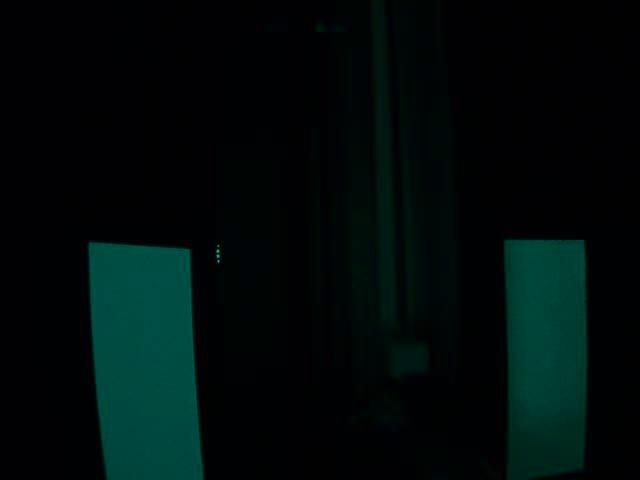
#> input picture 1ftH1ftD0Angle0Brightness.jpg, 640 x 480 px, given in place of video, which was not available
$ python PhoneStreamThresh.py
#> lines starting #> are read from the running program, lines starting #| are printed output that depends on the picture; after the words box and inside, x2 and y2 are one past the last pixel; in counts of white or black regions, pixels touching at a corner belong together; pictures that were not available may be replaced by others from this repository, and a replacement may not be noted
import numpy as np
import cv2

cap = cv2.VideoCapture("http://192.168.1.177:1181/video")

while(True):

    ret, frame = cap.read()
#> frame is the input picture: shape (480, 640, 3); mean B, G, R 10.9, 11.5, 0.7
    blank_image = np.zeros((640,480,3), np.uint8)
    gray = cv2.cvtColor(frame, cv2.COLOR_BGR2GRAY)
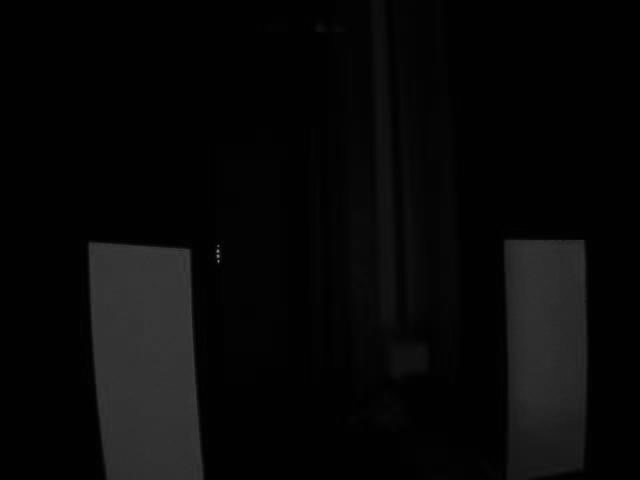
#> gray: shape (480, 640); min 0, max 126, mean 8.2
    #hsv = cv2.cvtColor(hsv, cv2.COLOR_GRAY2HSV)

    """
    upperwhite = np.array([255, 0, 255])
    lowerwhite = np.array([0, 0, 0])
    """

    ret, thresh = cv2.threshold(gray, 30, 200, cv2.THRESH_BINARY)
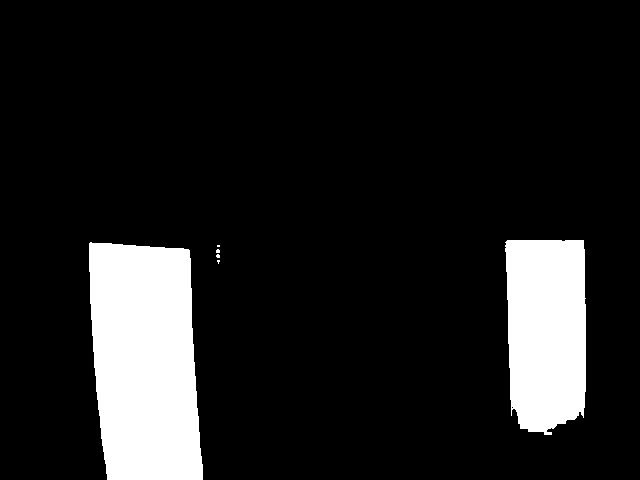
#> thresh: shape (480, 640); values 0 (black) and 200 (white), 12.3% white; 6 white regions (4 under 20 px)
    #res = cv2.bitwise_and(frame, frame, mask= mask)
    cv2.imshow('thresh', thresh)
    cv2.imshow('init frame', frame)
    contour, hierarchy = cv2.findContours(thresh, cv2.RETR_LIST, cv2.CHAIN_APPROX_NONE)
#> contour = 7 contours, 5 with area under 20; largest, box (x1, y1, x2, y2) and area: (89, 242, 203, 480) 23075, (505, 240, 586, 435) 13958

    print(hierarchy)
#| [[[ 1 -1 -1 -1]
#|   [ 2  0 -1 -1]
#|   [ 3  1 -1 -1]
#|   [ 4  2 -1 -1]
#|   [ 5  3 -1 -1]
#|   [ 6  4 -1 -1]
#|   [-1  5 -1 -1]]]

    """
    for i in len(contour):
        size = cv2.contourArea(contour)
    """

    #print(contour)

    cv2.drawContours(blank_image, contour, cv2.FILLED, [0, 0, 255], 2)
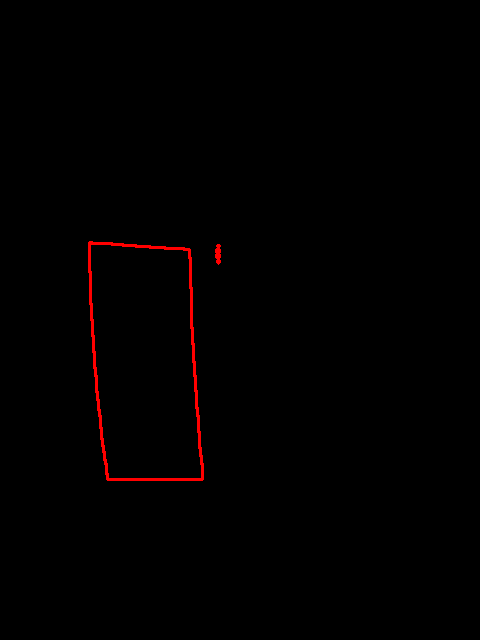
#> blank_image: shape (640, 480, 3); mean of channels 0, 1, 2 0, 0, 1.8; drawn as B, G, R

    cv2.imshow('frame',frame)
    #cv2.imshow('img', thresh)
    #cv2.imshow('res', res)


    if cv2.waitKey(1) & 0xFF == ord(' '):
#> (key Esc is pressed here)
        break

cap.release()
cv2.destroyAllWindows()

$ run again, on 1ftH1ftD1Angle0Brightness.jpg
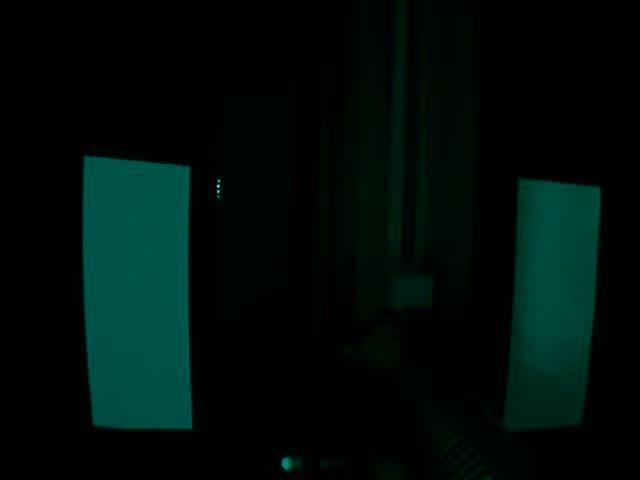
#> input picture 1ftH1ftD1Angle0Brightness.jpg, 640 x 480 px, given in place of video, which was not available
#> frame is the input picture: shape (480, 640, 3); mean B, G, R 10.9, 14, 0.7
#> `ret, thresh = cv2.threshold(gray, 30, 200, cv2.THRESH_BINARY)`:
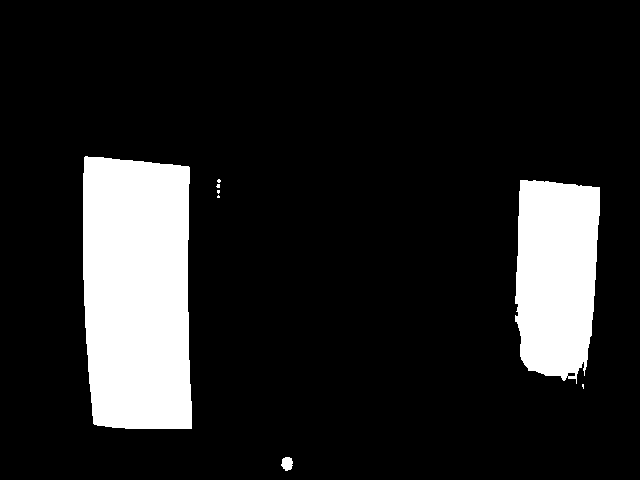
#> thresh: shape (480, 640); values 0 (black) and 200 (white), 13.8% white; 8 white regions (5 under 20 px)
#> contour = 9 contours, 5 with area under 20; largest, box (x1, y1, x2, y2) and area: (83, 156, 192, 429) 27340, (515, 180, 600, 384) 14312, (281, 457, 293, 471) 108, (567, 372, 576, 377) 30
#| [[[ 1 -1 -1 -1]
#|   [ 2  0 -1 -1]
#|   [ 3  1 -1 -1]
#|   [ 4  2 -1 -1]
#|   [ 5  3 -1 -1]
#|   [ 6  4 -1 -1]
#> (further printed lines are left out)
#> `cv2.drawContours(blank_image, contour, cv2.FILLED, [0, 0, 255], 2)`:
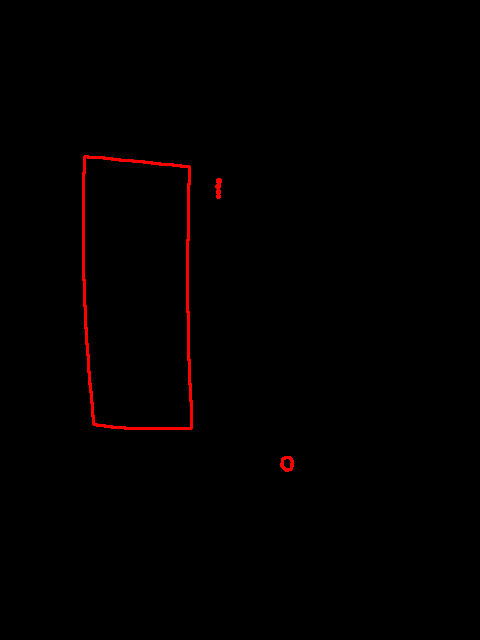
#> blank_image: shape (640, 480, 3); mean of channels 0, 1, 2 0, 0, 2.1; drawn as B, G, R

$ run again, on 1ftH2ftD0Angle0Brightness.jpg
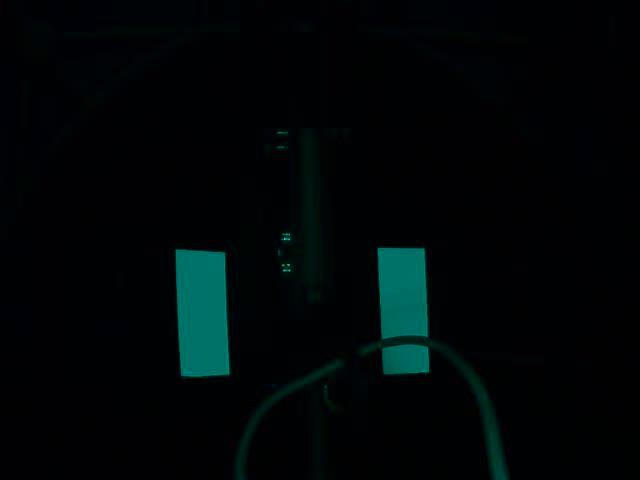
#> input picture 1ftH2ftD0Angle0Brightness.jpg, 640 x 480 px, given in place of video, which was not available
#> frame is the input picture: shape (480, 640, 3); mean B, G, R 7.5, 6.4, 0.6
#> `ret, thresh = cv2.threshold(gray, 30, 200, cv2.THRESH_BINARY)`:
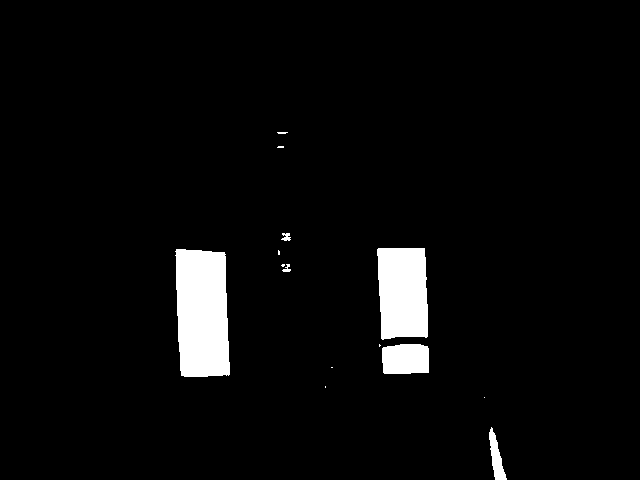
#> thresh: shape (480, 640); values 0 (black) and 200 (white), 4.1% white; 14 white regions (8 under 20 px)
#> contour = 14 contours, 8 with area under 20; largest, box (x1, y1, x2, y2) and area: (175, 249, 230, 377) 6098, (377, 248, 428, 340) 4124, (382, 344, 429, 374) 1257, (489, 427, 507, 480) 386, (281, 233, 291, 241) 34, (282, 264, 291, 272) 22
#| [[[ 1 -1 -1 -1]
#|   [ 2  0 -1 -1]
#|   [ 3  1 -1 -1]
#|   [ 4  2 -1 -1]
#|   [ 5  3 -1 -1]
#|   [ 6  4 -1 -1]
#> (further printed lines are left out)
#> `cv2.drawContours(blank_image, contour, cv2.FILLED, [0, 0, 255], 2)`:
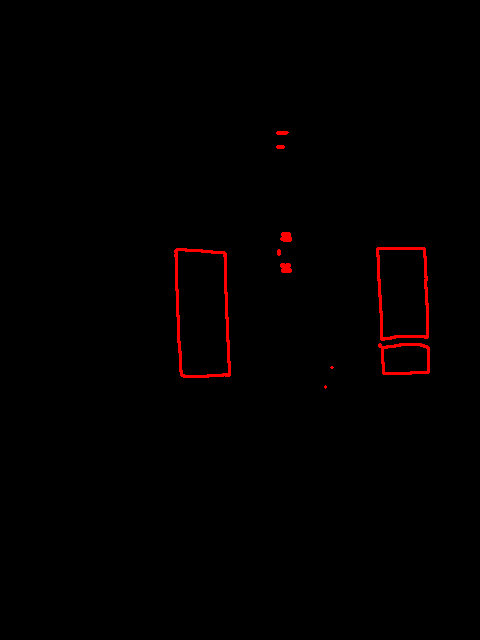
#> blank_image: shape (640, 480, 3); mean of channels 0, 1, 2 0, 0, 2.2; drawn as B, G, R

$ run again, on 1ftH2ftD1Angle0Brightness.jpg
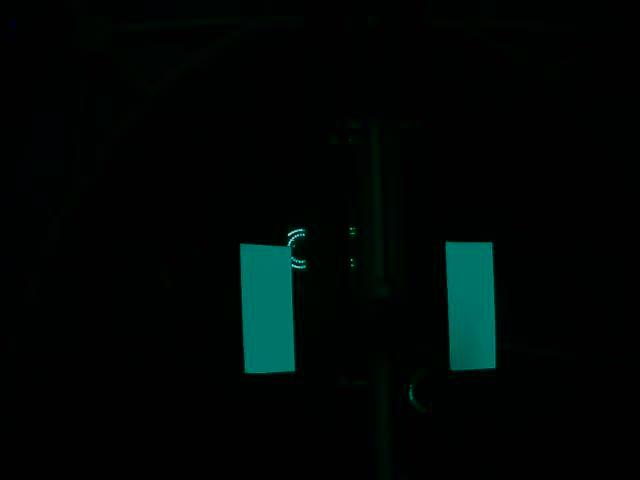
#> input picture 1ftH2ftD1Angle0Brightness.jpg, 640 x 480 px, given in place of video, which was not available
#> frame is the input picture: shape (480, 640, 3); mean B, G, R 5.4, 6.7, 0.7
#> `ret, thresh = cv2.threshold(gray, 30, 200, cv2.THRESH_BINARY)`:
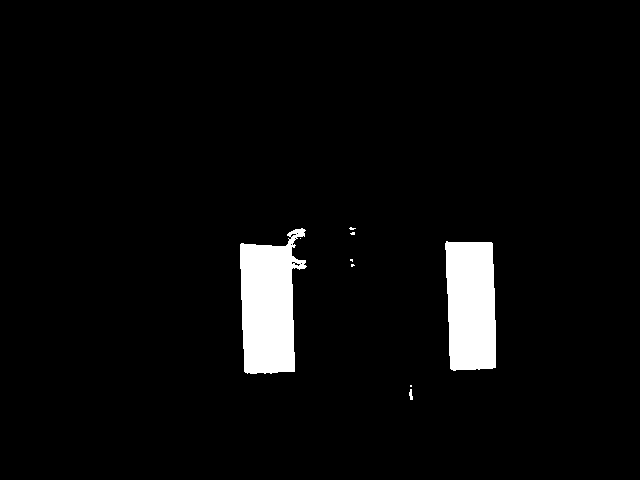
#> thresh: shape (480, 640); values 0 (black) and 200 (white), 4.2% white; 9 white regions (6 under 20 px)
#> contour = 16 contours, 14 with area under 20; largest, box (x1, y1, x2, y2) and area: (240, 228, 307, 374) 6674, (445, 241, 496, 371) 5841
#> (printed output is left out)
#> `cv2.drawContours(blank_image, contour, cv2.FILLED, [0, 0, 255], 2)`:
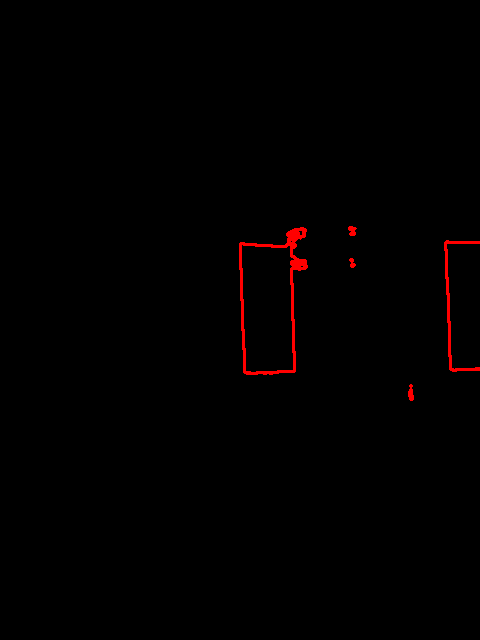
#> blank_image: shape (640, 480, 3); mean of channels 0, 1, 2 0, 0, 1.9; drawn as B, G, R
